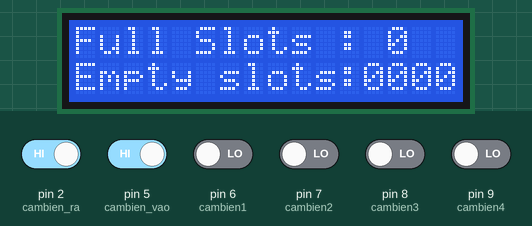
Recording of a sketch running on a simulated Arduino Uno, built with avr-gcc and run on an emulated ATmega328P. Shown: 16×2 character LCD. The inputs (shaded band) are chosen by the test bench; at power-on: pin 2 (cambien_ra), pin 5 (cambien_vao) HIGH, pin 6 (cambien1), pin 7 (cambien2), pin 8 (cambien3), pin 9 (cambien4) LOW.

Above: at 1.2 s.
1.3 s: pin 5 (cambien_vao) driven LOW
At 2.5 s:
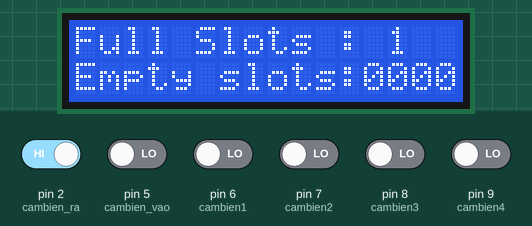
2.8 s: pin 6 (cambien1) driven HIGH
At 3.6 s:
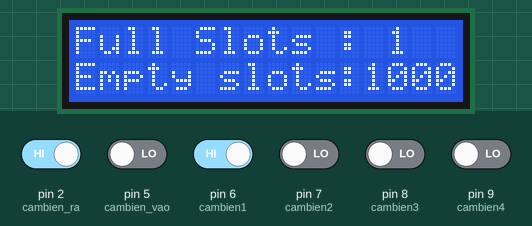
4.3 s: pin 2 (cambien_ra) driven LOW
At 5.1 s:
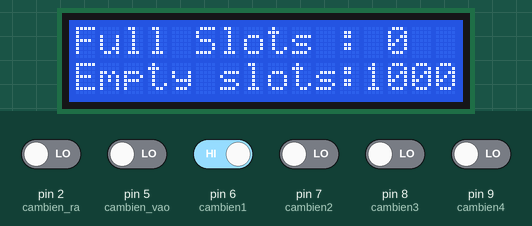
5.9 s: pin 7 (cambien2) driven HIGH
At 6.2 s:
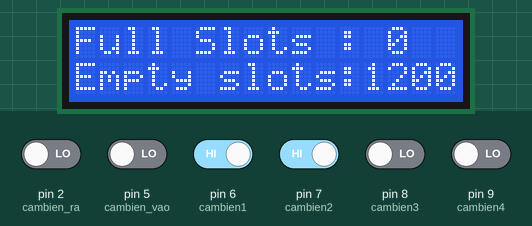
7.4 s: pin 8 (cambien3) driven HIGH
At 8.5 s:
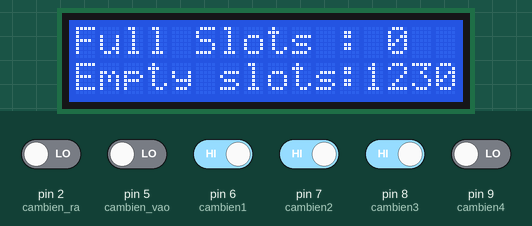
8.9 s: pin 9 (cambien4) driven HIGH
At 10.1 s:
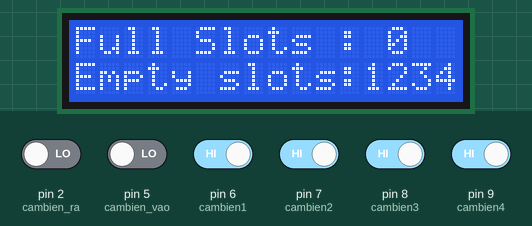
Timing chart, 0 to 11.6 s (numbered marks = the images above; inputs shaded):
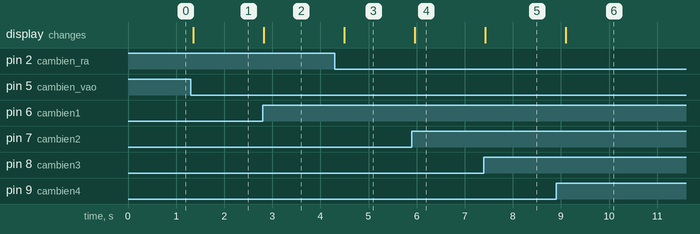

The sketch:

arduino-1.ino
```cpp
#include <LiquidCrystal_I2C.h>

#include <Wire.h>
LiquidCrystal_I2C lcd(0x27,16,2);
int cambien_vao = 5; //Chân cảm biến vào nối chân số 5 Arduino
int cambien_ra = 2; //chân cảm biến ra nối chân số 2
int giatri_vao;
int cambien1 = 6;
int cambien2 = 7;
int cambien3 = 8;
int cambien4 = 9;
int giatri_ra;
int gtmacdinh1 = 1;
int gtmacdinh2 = 1;
int giatri1;
int giatri2;
int giatri3;
int giatri4;
int dem;

void setup()
{
  lcd.init();
  lcd.backlight();
  lcd.setCursor(0,0);
  lcd.print("Full Slots :");
  lcd.setCursor(0,1);
  lcd.print("Empty slots:");
  Serial.begin(9600);

  pinMode(cambien_vao, INPUT);
  pinMode(cambien_ra, INPUT);
  pinMode(cambien1, INPUT);
  pinMode(cambien2, INPUT);
  pinMode(cambien3, INPUT);
  pinMode(cambien4, INPUT);

}

void loop()
{
  giatri_vao = digitalRead(cambien_vao);
  giatri_ra = digitalRead(cambien_ra);
  giatri1 = digitalRead(cambien1);
  giatri2 = digitalRead(cambien2);
  giatri3 = digitalRead(cambien3);
  giatri4 = digitalRead(cambien4);
  if (giatri_vao != gtmacdinh1)
  {
    if (giatri_vao == 0)
      {
        dem++;
      }
    gtmacdinh1 = giatri_vao;
  }
   if (giatri_ra != gtmacdinh2)
  {
    if (giatri_ra == 0)
      {
        dem--;
      }
    gtmacdinh2 = giatri_ra;
  }
  if (dem <= 0)
  {dem = 0;
  }
  if (giatri1!=0)
  { giatri1=1;}
  lcd.setCursor(12,1);
  lcd.print(giatri1);
  if (giatri2!=0)
  { giatri2=2;}
  lcd.setCursor(13,1);
  lcd.print(giatri2);
  if (giatri3!=0)
  { giatri3=3;}
  lcd.setCursor(14,1);
  lcd.print(giatri3);
  if (giatri4!=0)
  { giatri4=4;}
  lcd.setCursor(15,1);
  lcd.print(giatri4);
  lcd.setCursor(13,0);
  lcd.print(dem);
  delay(200);

}
```

Measured:
- after the input at 1.3 s, the display: changes after 0.05 s (image 1)
- after the input at 2.8 s, the display: changes at once (image 2)
- after the input at 4.3 s, the display: changes after 0.19 s (image 3)
- after the input at 5.9 s, the display: changes after 0.06 s (image 4)
- after the input at 7.4 s, the display: changes at once (image 5)
- after the input at 8.9 s, the display: changes after 0.20 s (image 6)
